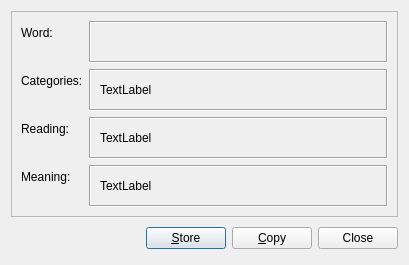
<?xml version="1.0" encoding="UTF-8"?>
<ui version="4.0">
 <class>WordDialogUI</class>
 <widget class="QDialog" name="WordDialogUI">
  <property name="geometry">
   <rect>
    <x>0</x>
    <y>0</y>
    <width>409</width>
    <height>265</height>
   </rect>
  </property>
  <property name="sizePolicy">
   <sizepolicy hsizetype="Fixed" vsizetype="Fixed">
    <horstretch>0</horstretch>
    <verstretch>0</verstretch>
   </sizepolicy>
  </property>
  <property name="windowTitle">
   <string>Word details</string>
  </property>
  <property name="sizeGripEnabled">
   <bool>false</bool>
  </property>
  <property name="modal">
   <bool>true</bool>
  </property>
  <layout class="QVBoxLayout" name="verticalLayout">
   <item>
    <widget class="QScrollArea" name="scrollArea">
     <property name="widgetResizable">
      <bool>true</bool>
     </property>
     <widget class="QWidget" name="scrollAreaWidgetContents">
      <property name="geometry">
       <rect>
        <x>0</x>
        <y>0</y>
        <width>387</width>
        <height>204</height>
       </rect>
      </property>
      <layout class="QFormLayout" name="formLayout">
       <item row="0" column="0">
        <widget class="QLabel" name="label">
         <property name="text">
          <string>Word:</string>
         </property>
        </widget>
       </item>
       <item row="0" column="1">
        <widget class="QFrame" name="wordFrame">
         <property name="sizePolicy">
          <sizepolicy hsizetype="Expanding" vsizetype="Expanding">
           <horstretch>0</horstretch>
           <verstretch>0</verstretch>
          </sizepolicy>
         </property>
         <property name="frameShape">
          <enum>QFrame::Box</enum>
         </property>
         <property name="frameShadow">
          <enum>QFrame::Sunken</enum>
         </property>
         <property name="lineWidth">
          <number>1</number>
         </property>
        </widget>
       </item>
       <item row="1" column="0">
        <widget class="QLabel" name="catLabel">
         <property name="text">
          <string>Categories:</string>
         </property>
        </widget>
       </item>
       <item row="1" column="1">
        <widget class="QFrame" name="catFrame">
         <property name="sizePolicy">
          <sizepolicy hsizetype="Expanding" vsizetype="Expanding">
           <horstretch>0</horstretch>
           <verstretch>0</verstretch>
          </sizepolicy>
         </property>
         <property name="frameShape">
          <enum>QFrame::Box</enum>
         </property>
         <property name="frameShadow">
          <enum>QFrame::Sunken</enum>
         </property>
         <layout class="QHBoxLayout" name="horizontalLayout">
          <item>
           <widget class="QLabel" name="detCatLabel">
            <property name="text">
             <string>TextLabel</string>
            </property>
            <property name="wordWrap">
             <bool>true</bool>
            </property>
            <property name="textInteractionFlags">
             <set>Qt::LinksAccessibleByMouse|Qt::TextSelectableByMouse</set>
            </property>
           </widget>
          </item>
         </layout>
        </widget>
       </item>
       <item row="2" column="0">
        <widget class="QLabel" name="label_2">
         <property name="text">
          <string>Reading:</string>
         </property>
        </widget>
       </item>
       <item row="2" column="1">
        <widget class="QFrame" name="frame_2">
         <property name="sizePolicy">
          <sizepolicy hsizetype="Expanding" vsizetype="Expanding">
           <horstretch>0</horstretch>
           <verstretch>0</verstretch>
          </sizepolicy>
         </property>
         <property name="frameShape">
          <enum>QFrame::Box</enum>
         </property>
         <property name="frameShadow">
          <enum>QFrame::Sunken</enum>
         </property>
         <layout class="QHBoxLayout" name="horizontalLayout_2">
          <item>
           <widget class="QLabel" name="detReadLabel">
            <property name="text">
             <string>TextLabel</string>
            </property>
            <property name="wordWrap">
             <bool>true</bool>
            </property>
            <property name="textInteractionFlags">
             <set>Qt::LinksAccessibleByMouse|Qt::TextSelectableByMouse</set>
            </property>
           </widget>
          </item>
         </layout>
        </widget>
       </item>
       <item row="3" column="0">
        <widget class="QLabel" name="label_3">
         <property name="text">
          <string>Meaning:</string>
         </property>
        </widget>
       </item>
       <item row="3" column="1">
        <widget class="QFrame" name="frame_3">
         <property name="sizePolicy">
          <sizepolicy hsizetype="Expanding" vsizetype="Expanding">
           <horstretch>0</horstretch>
           <verstretch>0</verstretch>
          </sizepolicy>
         </property>
         <property name="frameShape">
          <enum>QFrame::Box</enum>
         </property>
         <property name="frameShadow">
          <enum>QFrame::Sunken</enum>
         </property>
         <layout class="QHBoxLayout" name="horizontalLayout_3">
          <item>
           <widget class="QLabel" name="detDefLabel">
            <property name="text">
             <string>TextLabel</string>
            </property>
            <property name="wordWrap">
             <bool>true</bool>
            </property>
            <property name="textInteractionFlags">
             <set>Qt::LinksAccessibleByMouse|Qt::TextSelectableByMouse</set>
            </property>
           </widget>
          </item>
         </layout>
        </widget>
       </item>
      </layout>
     </widget>
    </widget>
   </item>
   <item>
    <layout class="QHBoxLayout">
     <property name="spacing">
      <number>6</number>
     </property>
     <property name="margin">
      <number>0</number>
     </property>
     <item>
      <spacer>
       <property name="orientation">
        <enum>Qt::Horizontal</enum>
       </property>
       <property name="sizeHint" stdset="0">
        <size>
         <width>131</width>
         <height>31</height>
        </size>
       </property>
      </spacer>
     </item>
     <item>
      <widget class="QPushButton" name="detAddButton">
       <property name="toolTip">
        <string>Add word to current study database.</string>
       </property>
       <property name="text">
        <string>&amp;Store</string>
       </property>
      </widget>
     </item>
     <item>
      <widget class="QPushButton" name="detCopyButton">
       <property name="toolTip">
        <string>Copy word to clipboard.</string>
       </property>
       <property name="text">
        <string>&amp;Copy</string>
       </property>
      </widget>
     </item>
     <item>
      <widget class="QPushButton" name="okButton">
       <property name="text">
        <string>Close</string>
       </property>
      </widget>
     </item>
    </layout>
   </item>
  </layout>
 </widget>
 <resources/>
 <connections>
  <connection>
   <sender>okButton</sender>
   <signal>clicked()</signal>
   <receiver>WordDialogUI</receiver>
   <slot>accept()</slot>
   <hints>
    <hint type="sourcelabel">
     <x>393</x>
     <y>198</y>
    </hint>
    <hint type="destinationlabel">
     <x>96</x>
     <y>254</y>
    </hint>
   </hints>
  </connection>
 </connections>
</ui>
